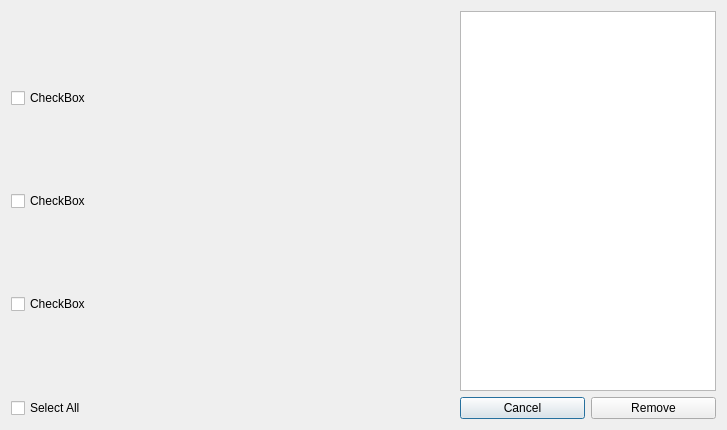
<?xml version="1.0" encoding="UTF-8"?>
<ui version="4.0">
 <class>viewDialog</class>
 <widget class="QDialog" name="viewDialog">
  <property name="geometry">
   <rect>
    <x>0</x>
    <y>0</y>
    <width>727</width>
    <height>430</height>
   </rect>
  </property>
  <property name="windowTitle">
   <string>Similar Image</string>
  </property>
  <layout class="QGridLayout" name="gridLayout">
   <item row="0" column="0" colspan="4">
    <layout class="QVBoxLayout" name="verticalLayout">
     <item>
      <widget class="QCheckBox" name="checkBox_2">
       <property name="text">
        <string>CheckBox</string>
       </property>
      </widget>
     </item>
     <item>
      <widget class="QCheckBox" name="checkBox_3">
       <property name="text">
        <string>CheckBox</string>
       </property>
      </widget>
     </item>
     <item>
      <widget class="QCheckBox" name="checkBox">
       <property name="text">
        <string>CheckBox</string>
       </property>
      </widget>
     </item>
    </layout>
   </item>
   <item row="0" column="4" colspan="2">
    <widget class="QGraphicsView" name="graphicsView"/>
   </item>
   <item row="1" column="0">
    <widget class="QCheckBox" name="checkBoxAll">
     <property name="text">
      <string>Select All</string>
     </property>
    </widget>
   </item>
   <item row="1" column="4">
    <widget class="QPushButton" name="buttonCancel">
     <property name="text">
      <string>Cancel</string>
     </property>
    </widget>
   </item>
   <item row="1" column="5">
    <widget class="QPushButton" name="buttonRemove">
     <property name="text">
      <string>Remove</string>
     </property>
    </widget>
   </item>
  </layout>
 </widget>
 <resources/>
 <connections/>
</ui>
